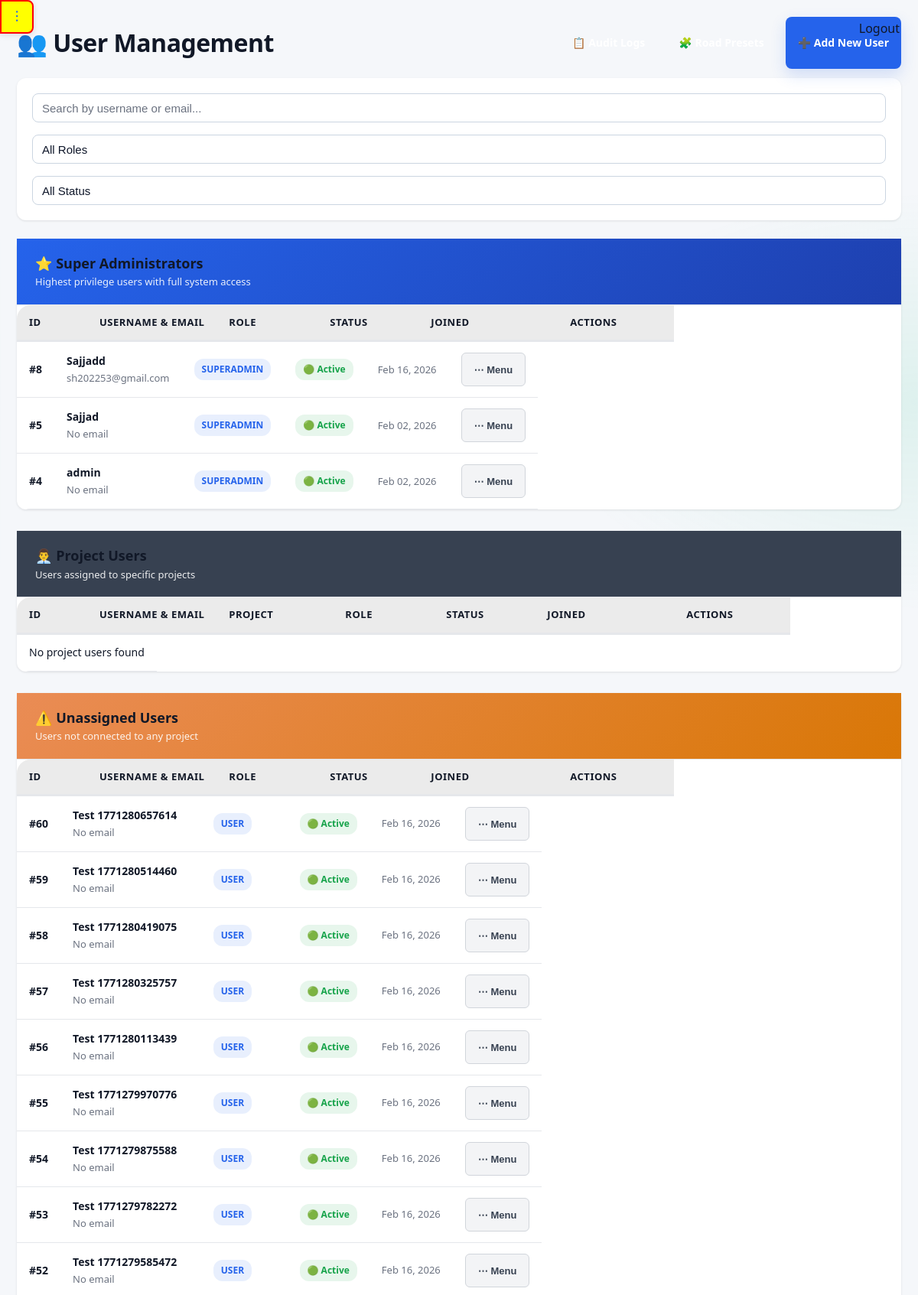
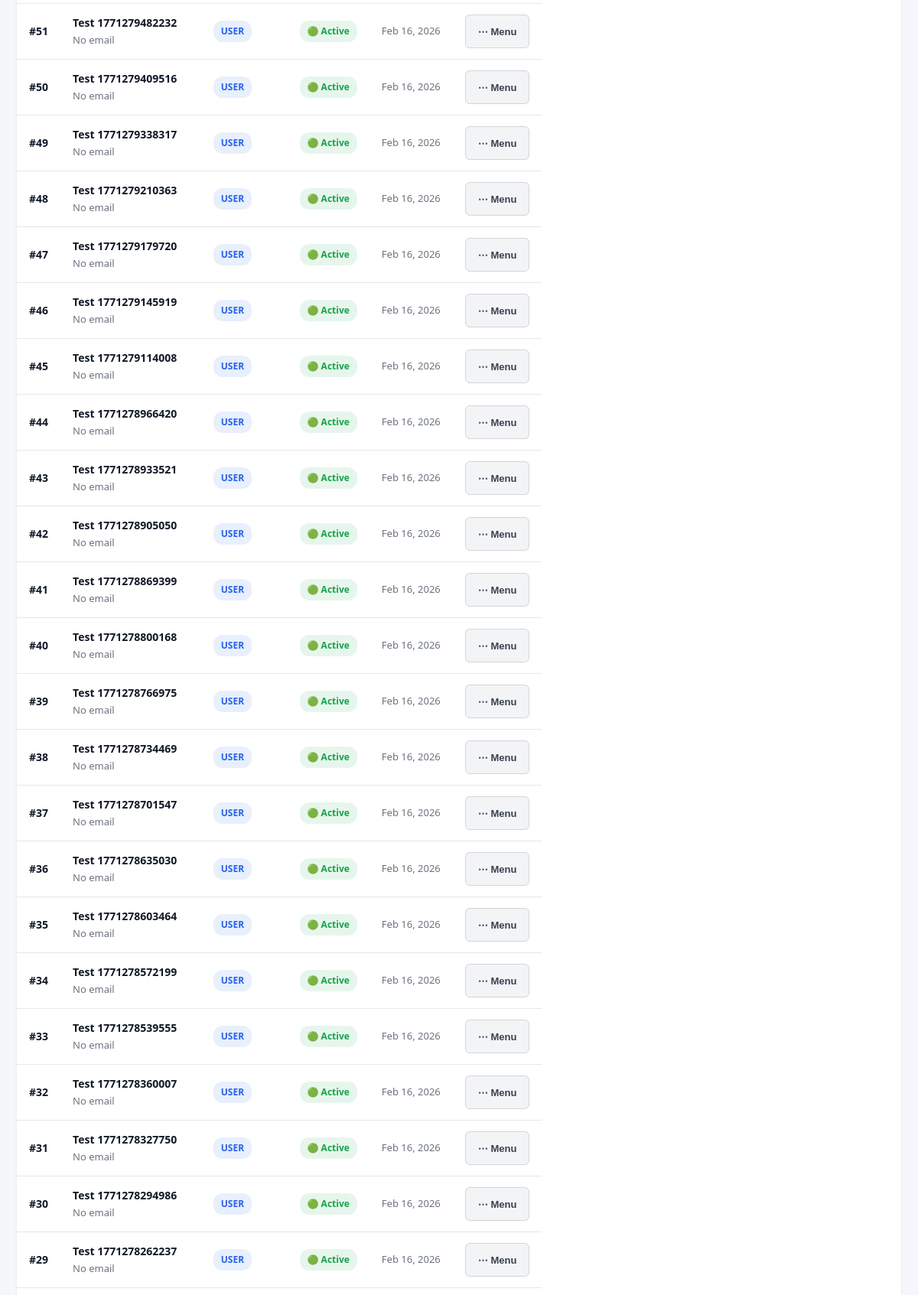
Page /admin/users (signed in, upper part) on the committed database (2 pictures, top to bottom).
### app/models/user.py (models this page shows)
class User(Base):
    __tablename__ = "users"
    id = Column(Integer, primary_key=True, index=True)
    username = Column(String, unique=True, index=True, nullable=False)
    password_hash = Column(String, nullable=False)
    email = Column(String(255), unique=True, index=True, nullable=True)
    role = Column(String, default="user")
    is_active = Column(Boolean, default=True, nullable=False)
    created_at = Column(DateTime, default=datetime.utcnow, nullable=False)
    updated_at = Column(
        DateTime,
        default=datetime.utcnow,
        onupdate=datetime.utcnow,
        nullable=False
    )

### app/routes/admin.py (the view)
@router.get("/users", response_class=HTMLResponse)
def users_list(request: Request, db: Session = Depends(get_db)):
    admin = admin_guard(request)
    if not admin:
        return RedirectResponse("/dashboard", status_code=302)
    superadmins = (
        db.query(User)
        .filter(User.role == "superadmin")
        .order_by(User.id.desc())
        .all()
    )
    assigned_ids = {
        r[0]
        for r in (
            db.query(ProjectUser.user_id)
            .filter(ProjectUser.user_id.isnot(None))
            .distinct()
            .all()
        )
        if r and r[0] is not None
    }
    assigned_ids |= {
        r[0]
        for r in (
            db.query(Project.created_by)
            .filter(Project.created_by.isnot(None))
            .distinct()
            .all()
        )
        if r and r[0] is not None
    }
    base_users = db.query(User).filter(User.role != "superadmin")
    project_users = (
        base_users.filter(User.id.in_(assigned_ids)).order_by(User.id.desc()).all()
        if assigned_ids
        else []
    )
    unassigned_users = (
        base_users.filter(~User.id.in_(assigned_ids)).order_by(User.id.desc()).all()
        if assigned_ids
        else base_users.order_by(User.id.desc()).all()
    )
    projects = []
    if admin["role"] == "superadmin":
        all_projects = db.query(Project).order_by(Project.name.asc()).all()
        print("[DEBUG] All projects:", [(p.id, p.name) for p in all_projects])
        for project in all_projects:
            project_user_links = db.query(ProjectUser).filter(ProjectUser.project_id == project.id).all()
            users = []
            for pu in project_user_links:
                user_obj = db.query(User).filter(User.id == pu.user_id).first()
                if user_obj:
                    users.append(user_obj)
            print(f"[DEBUG] Project {project.id} ({project.name}) users:", [u.username for u in users])
            projects.append({"id": project.id, "name": project.name, "users": users})
        html = templates.get_template("admin/users_list.html").render(
            request=request,
            title="User Management",
            superadmins=superadmins,
            projects=projects,
            unassigned_users=unassigned_users,
            user=admin,
        )
    else:
        project_users_with_name = []
        for u in project_users:
            pu = db.query(ProjectUser).filter(ProjectUser.user_id == u.id).first()
            pname = db.query(Project.name).filter(Project.id == pu.project_id).scalar() if pu else ""
            u.project_name = pname
            project_users_with_name.append(u)
        html = templates.get_template("admin/users_list.html").render(
            request=request,
            title="User Management",
            superadmins=superadmins,
            project_users=project_users_with_name,
            unassigned_users=unassigned_users,
            user=admin,
        )
    return HTMLResponse(content=html)

### app/templates/admin/users_list.html (shortened to what this page needs)
{% extends "base.html" %}
{% block content %}
<div class="users-container">
    <div class="page-header">
        <h1 class="page-title">👥 User Management</h1>
        <div class="header-actions">
            <a href="/admin/logs" class="btn btn-secondary">📋 Audit Logs</a>
            <a href="/admin/presets/road" class="btn btn-secondary">🧩 Road Presets</a>
            <a href="/admin/users/new" class="btn btn-primary">➕ Add New User</a>
        </div>
    </div>
    <div class="search-filter-bar">
        <input type="text" id="searchInput" class="search-input" placeholder="Search by username or email..." />
        <select id="roleFilter" class="filter-select">
            <option value="">All Roles</option>
        </select>
        <select id="statusFilter" class="filter-select">
            <option value="">All Status</option>
        </select>
    </div>
    <div class="users-section">
        <div class="section-header">
            <h2 class="section-title">⭐ Super Administrators</h2>
            <p class="section-subtitle">Highest privilege users with full system access</p>
        </div>
        <div class="table-container">
            <table class="table" id="superAdminsTable">
                <thead>
                    <tr>
                        <th style="width: 60px;">ID</th>
                        <th style="flex: 1;">Username & Email</th>
                        <th style="width: 100px;">Role</th>
                        <th style="width: 100px;">Status</th>
                        <th style="width: 150px;">Joined</th>
                        <th style="width: 120px;">Actions</th>
                    </tr>
                </thead>
                <tbody>
                    {% if superadmins and superadmins|length > 0 %}
                        {% for u in superadmins %}
                            <tr data-user-role="{{ u.role }}" data-user-status="{% if u.is_active %}active{% else %}disabled{% endif %}">
                                <td><strong>#{{ u.id }}</strong></td>
                                <td>
                                    <div class="user-cell">
                                        <div class="user-name">{{ u.username }}</div>
                                        <div class="user-email">{{ u.email or 'No email' }}</div>
                                    </div>
                                </td>
                                <td><span class="badge badge-info">{{ u.role | upper }}</span></td>
                                <td>
                                    {% if u.is_active %}
                                        <span class="badge badge-success">🟢 Active</span>
                                    {% else %}
                                        <span class="badge badge-danger">🔴 Disabled</span>
                                    {% endif %}
                                </td>
                                <td style="font-size: 13px; color: var(--text-secondary);">
                                    {{ u.created_at.strftime('%b %d, %Y') if u.created_at else 'N/A' }}
                                </td>
                                <td>
                                    <div class="action-dropdown">
                                        <button class="action-btn">⋯ Menu</button>
                                    </div>
                                </td>
                            </tr>
                        {% endfor %}
                    {% else %}
                        <tr>
                            <td colspan="6" class="table-empty">No super administrators found</td>
                        </tr>
                    {% endif %}
                </tbody>
            </table>
        </div>
    </div>
    <div class="users-section">
        <div class="section-header secondary">
            <h2 class="section-title">👨‍💼 Project Users</h2>
            <p class="section-subtitle">Users assigned to specific projects</p>
        </div>
        <div class="table-container">
            <table class="table" id="projectUsersTable">
                <thead>
                    <tr>
                        <th style="width: 60px;">ID</th>
                        <th style="flex: 1;">Username & Email</th>
                        <th style="width: 120px;">Project</th>
                        <th style="width: 100px;">Role</th>
                        <th style="width: 100px;">Status</th>
                        <th style="width: 150px;">Joined</th>
                        <th style="width: 120px;">Actions</th>
                    </tr>
                </thead>
                <tbody>
                    {% if project_users and project_users|length > 0 %}
                        {% for u in project_users %}
                            <tr data-user-role="{{ u.role }}" data-user-status="{% if u.is_active %}active{% else %}disabled{% endif %}">
                                <td><strong>#{{ u.id }}</strong></td>
                                <td>
                                    <div class="user-cell">
                                        <div class="user-name">{{ u.username }}</div>
                                        <div class="user-email">{{ u.email or 'No email' }}</div>
                                    </div>
                                </td>
                                <td><span style="color: var(--primary); font-weight: 600;">{{ u.project_name or 'Unassigned' }}</span></td>
                                <td><span class="badge badge-info">{{ u.role | upper }}</span></td>
                                <td>
                                    {% if u.is_active %}
                                        <span class="badge badge-success">🟢 Active</span>
                                    {% else %}
                                        <span class="badge badge-danger">🔴 Disabled</span>
                                    {% endif %}
                                </td>
                                <td style="font-size: 13px; color: var(--text-secondary);">
                                    {{ u.created_at.strftime('%b %d, %Y') if u.created_at else 'N/A' }}
                                </td>
                                <td>
                                    <div class="action-dropdown">
                                        <button class="action-btn">⋯ Menu</button>
                                        <div class="action-menu">
                                            <a href="/admin/users/{{ u.id }}/edit" class="action-item">✏️ Edit Profile</a>
                                            <a href="/admin/users/{{ u.id }}/sessions" class="action-item">🕒 View Sessions</a>
                                            {% if user["id"] != u.id %}
                                                <form method="post" action="/admin/users/{{ u.id }}/toggle" style="display: contents;">
                                                    <button type="submit" class="action-item {% if u.is_active %}danger{% else %}success{% endif %}">
                                                        {% if u.is_active %}🔒 Disable Account{% else %}✅ Enable Account{% endif %}
                                                    </button>
                                                </form>
                                            {% else %}
                                                <div class="action-item" style="pointer-events: none; opacity: 0.6;">👤 Your Account</div>
                                            {% endif %}
                                        </div>
                                    </div>
                                </td>
                            </tr>
                        {% endfor %}
                    {% else %}
                        <tr>
                            <td colspan="7" class="table-empty">No project users found</td>
                        </tr>
                    {% endif %}
                </tbody>
            </table>
        </div>
    </div>
    <div class="users-section">
        <div class="section-header warning">
            <h2 class="section-title">⚠️ Unassigned Users</h2>
            <p class="section-subtitle">Users not connected to any project</p>
        </div>
        <div class="table-container">
            <table class="table" id="unassignedUsersTable">
                <thead>
                    <tr>
                        <th style="width: 60px;">ID</th>
                        <th style="flex: 1;">Username & Email</th>
                        <th style="width: 100px;">Role</th>
                        <th style="width: 100px;">Status</th>
                        <th style="width: 150px;">Joined</th>
                        <th style="width: 120px;">Actions</th>
                    </tr>
                </thead>
                <tbody>
                    {% if unassigned_users and unassigned_users|length > 0 %}
                        {% for u in unassigned_users %}
                            <tr data-user-role="{{ u.role }}" data-user-status="{% if u.is_active %}active{% else %}disabled{% endif %}">
                                <td><strong>#{{ u.id }}</strong></td>
                                <td>
                                    <div class="user-cell">
                                        <div class="user-name">{{ u.username }}</div>
                                        <div class="user-email">{{ u.email or 'No email' }}</div>
                                    </div>
                                </td>
                                <td><span class="badge badge-info">{{ u.role | upper }}</span></td>
                                <td>
                                    {% if u.is_active %}
                                        <span class="badge badge-success">🟢 Active</span>
                                    {% else %}
                                        <span class="badge badge-danger">🔴 Disabled</span>
                                    {% endif %}
                                </td>
                                <td style="font-size: 13px; color: var(--text-secondary);">
                                    {{ u.created_at.strftime('%b %d, %Y') if u.created_at else 'N/A' }}
                                </td>
                                <td>
                                    <div class="action-dropdown">
                                        <button class="action-btn">⋯ Menu</button>
                                    </div>
                                </td>
                            </tr>
                        {% endfor %}
                    {% else %}
                        <tr>
                            <td colspan="6" class="table-empty">No unassigned users found</td>
                        </tr>
                    {% endif %}
                </tbody>
            </table>
        </div>
    </div>
</div>
{% endblock %}

### rows in the picture
User: id "8", username "Sajjadd", email "sh202253@gmail.com", role "SUPERADMIN", is_active "🟢 Active", created_at "Feb 16, 2026"
User: id "5", username "Sajjad", email "No email", role "SUPERADMIN", is_active "🟢 Active", created_at "Feb 02, 2026"
User: id "4", username "admin", email "No email", role "SUPERADMIN", is_active "🟢 Active", created_at "Feb 02, 2026"
User: id "60", username "Test 1771280657614", email "No email", role "USER", is_active "🟢 Active", created_at "Feb 16, 2026"
User: id "59", username "Test 1771280514460", email "No email", role "USER", is_active "🟢 Active", created_at "Feb 16, 2026"
User: id "58", username "Test 1771280419075", email "No email", role "USER", is_active "🟢 Active", created_at "Feb 16, 2026"
User: id "57", username "Test 1771280325757", email "No email", role "USER", is_active "🟢 Active", created_at "Feb 16, 2026"
User: id "56", username "Test 1771280113439", email "No email", role "USER", is_active "🟢 Active", created_at "Feb 16, 2026"
User: id "55", username "Test 1771279970776", email "No email", role "USER", is_active "🟢 Active", created_at "Feb 16, 2026"
User: id "54", username "Test 1771279875588", email "No email", role "USER", is_active "🟢 Active", created_at "Feb 16, 2026"
User: id "53", username "Test 1771279782272", email "No email", role "USER", is_active "🟢 Active", created_at "Feb 16, 2026"
User: id "52", username "Test 1771279585472", email "No email", role "USER", is_active "🟢 Active", created_at "Feb 16, 2026"
User: id "51", username "Test 1771279482232", email "No email", role "USER", is_active "🟢 Active", created_at "Feb 16, 2026"
User: id "50", username "Test 1771279409516", email "No email", role "USER", is_active "🟢 Active", created_at "Feb 16, 2026"
User: id "49", username "Test 1771279338317", email "No email", role "USER", is_active "🟢 Active", created_at "Feb 16, 2026"
User: id "48", username "Test 1771279210363", email "No email", role "USER", is_active "🟢 Active", created_at "Feb 16, 2026"
User: id "47", username "Test 1771279179720", email "No email", role "USER", is_active "🟢 Active", created_at "Feb 16, 2026"
User: id "46", username "Test 1771279145919", email "No email", role "USER", is_active "🟢 Active", created_at "Feb 16, 2026"
User: id "45", username "Test 1771279114008", email "No email", role "USER", is_active "🟢 Active", created_at "Feb 16, 2026"
User: id "44", username "Test 1771278966420", email "No email", role "USER", is_active "🟢 Active", created_at "Feb 16, 2026"
User: id "43", username "Test 1771278933521", email "No email", role "USER", is_active "🟢 Active", created_at "Feb 16, 2026"
User: id "42", username "Test 1771278905050", email "No email", role "USER", is_active "🟢 Active", created_at "Feb 16, 2026"
User: id "41", username "Test 1771278869399", email "No email", role "USER", is_active "🟢 Active", created_at "Feb 16, 2026"
User: id "40", username "Test 1771278800168", email "No email", role "USER", is_active "🟢 Active", created_at "Feb 16, 2026"
User: id "39", username "Test 1771278766975", email "No email", role "USER", is_active "🟢 Active", created_at "Feb 16, 2026"
User: id "38", username "Test 1771278734469", email "No email", role "USER", is_active "🟢 Active", created_at "Feb 16, 2026"
User: id "37", username "Test 1771278701547", email "No email", role "USER", is_active "🟢 Active", created_at "Feb 16, 2026"
User: id "36", username "Test 1771278635030", email "No email", role "USER", is_active "🟢 Active", created_at "Feb 16, 2026"
User: id "35", username "Test 1771278603464", email "No email", role "USER", is_active "🟢 Active", created_at "Feb 16, 2026"
User: id "34", username "Test 1771278572199", email "No email", role "USER", is_active "🟢 Active", created_at "Feb 16, 2026"
User: id "33", username "Test 1771278539555", email "No email", role "USER", is_active "🟢 Active", created_at "Feb 16, 2026"
User: id "32", username "Test 1771278360007", email "No email", role "USER", is_active "🟢 Active", created_at "Feb 16, 2026"
User: id "31", username "Test 1771278327750", email "No email", role "USER", is_active "🟢 Active", created_at "Feb 16, 2026"
User: id "30", username "Test 1771278294986", email "No email", role "USER", is_active "🟢 Active", created_at "Feb 16, 2026"
User: id "29", username "Test 1771278262237", email "No email", role "USER", is_active "🟢 Active", created_at "Feb 16, 2026"
